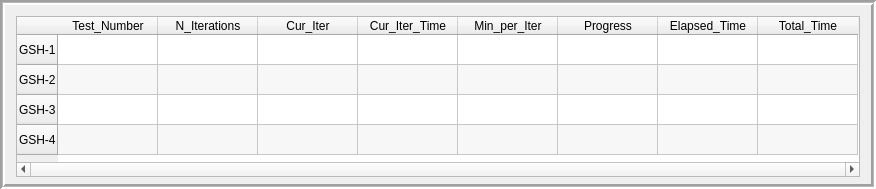
<?xml version="1.0" encoding="UTF-8"?>
<ui version="4.0">
 <class>Frame</class>
 <widget class="QFrame" name="Frame">
  <property name="geometry">
   <rect>
    <x>0</x>
    <y>0</y>
    <width>876</width>
    <height>189</height>
   </rect>
  </property>
  <property name="minimumSize">
   <size>
    <width>876</width>
    <height>189</height>
   </size>
  </property>
  <property name="maximumSize">
   <size>
    <width>876</width>
    <height>189</height>
   </size>
  </property>
  <property name="cursor">
   <cursorShape>ArrowCursor</cursorShape>
  </property>
  <property name="windowTitle">
   <string>Frame</string>
  </property>
  <property name="frameShape">
   <enum>QFrame::Box</enum>
  </property>
  <property name="frameShadow">
   <enum>QFrame::Sunken</enum>
  </property>
  <property name="lineWidth">
   <number>2</number>
  </property>
  <property name="midLineWidth">
   <number>1</number>
  </property>
  <layout class="QVBoxLayout" name="verticalLayout">
   <item>
    <widget class="QTableWidget" name="tableWidget">
     <property name="minimumSize">
      <size>
       <width>0</width>
       <height>161</height>
      </size>
     </property>
     <property name="maximumSize">
      <size>
       <width>16777215</width>
       <height>161</height>
      </size>
     </property>
     <property name="cursor" stdset="0">
      <cursorShape>ArrowCursor</cursorShape>
     </property>
     <property name="verticalScrollBarPolicy">
      <enum>Qt::ScrollBarAlwaysOff</enum>
     </property>
     <property name="horizontalScrollBarPolicy">
      <enum>Qt::ScrollBarAlwaysOn</enum>
     </property>
     <property name="sizeAdjustPolicy">
      <enum>QAbstractScrollArea::AdjustToContents</enum>
     </property>
     <property name="dragEnabled">
      <bool>false</bool>
     </property>
     <property name="alternatingRowColors">
      <bool>true</bool>
     </property>
     <row>
      <property name="text">
       <string>GSH-1</string>
      </property>
     </row>
     <row>
      <property name="text">
       <string>GSH-2</string>
      </property>
     </row>
     <row>
      <property name="text">
       <string>GSH-3</string>
      </property>
     </row>
     <row>
      <property name="text">
       <string>GSH-4</string>
      </property>
     </row>
     <column>
      <property name="text">
       <string>Test_Number</string>
      </property>
     </column>
     <column>
      <property name="text">
       <string>N_Iterations</string>
      </property>
     </column>
     <column>
      <property name="text">
       <string>Cur_Iter</string>
      </property>
     </column>
     <column>
      <property name="text">
       <string>Cur_Iter_Time</string>
      </property>
     </column>
     <column>
      <property name="text">
       <string>Min_per_Iter</string>
      </property>
     </column>
     <column>
      <property name="text">
       <string>Progress</string>
      </property>
     </column>
     <column>
      <property name="text">
       <string>Elapsed_Time</string>
      </property>
     </column>
     <column>
      <property name="text">
       <string>Total_Time</string>
      </property>
     </column>
    </widget>
   </item>
  </layout>
 </widget>
 <resources/>
 <connections/>
</ui>
